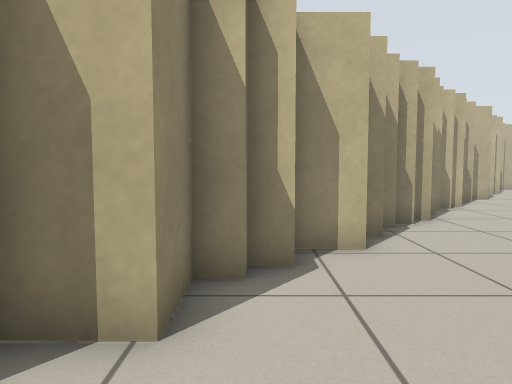
View 1 (above)

16 first-person views from a walk through a robot-simulator world made for Stage. The camera is 0.72 m above the floor, tilts 4° down and sees 70° across. The lines on the ground mark 1 m squares. The floor is counted in squares, 0.5 m on a side. Each view is taken from the middle of a square. On the plan, view 1 faces up. The plan holds only what a view shows up to about 16 squares ahead; the rest is blank. The place goes on beyond the plan. The robots in the file are not drawn.

View 2
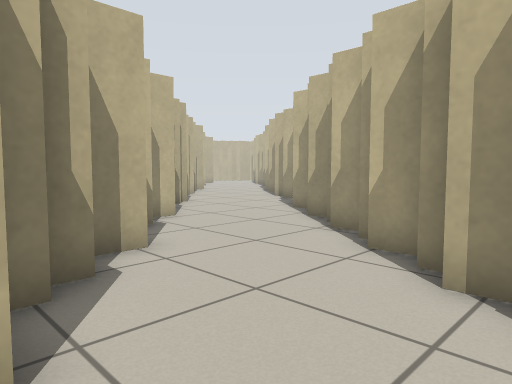

View 3
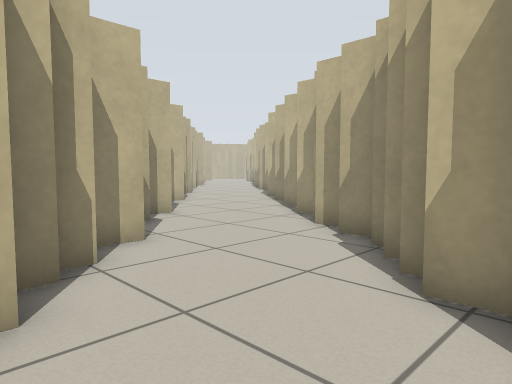

View 4
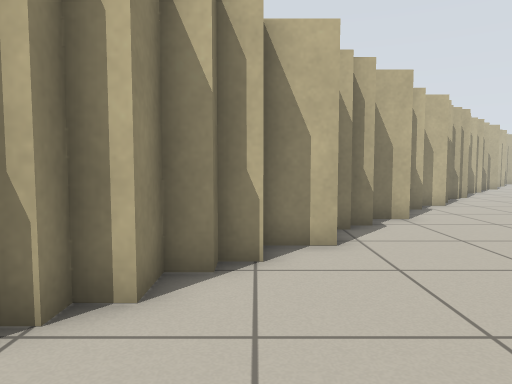

View 5
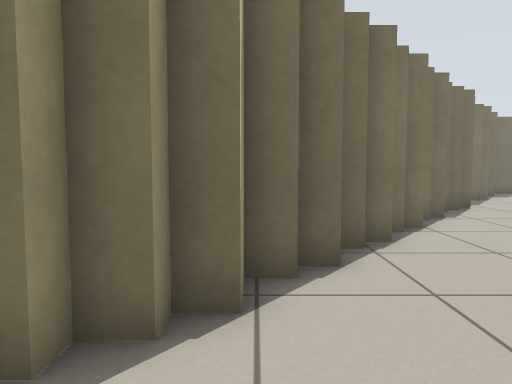

View 6
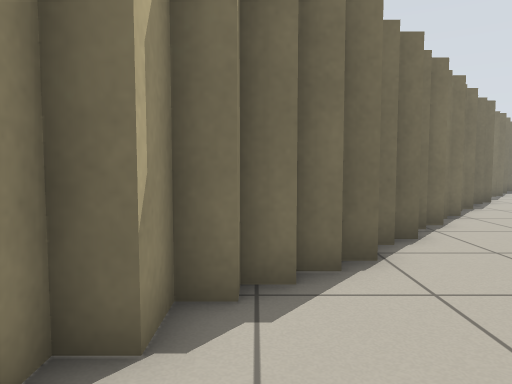

View 7
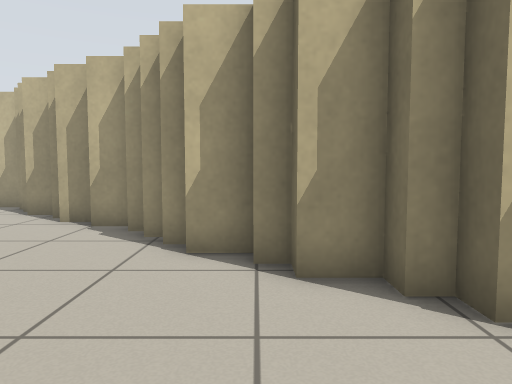

View 8
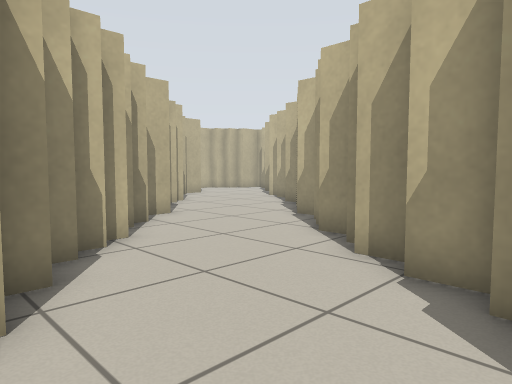

View 9
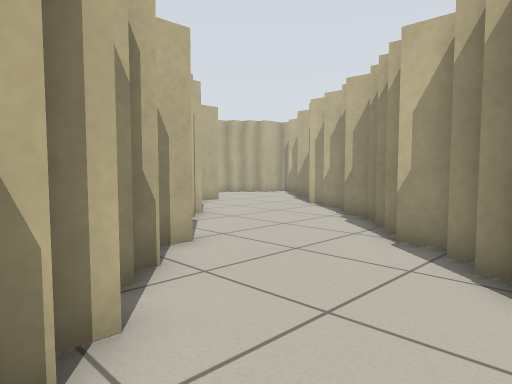

View 10
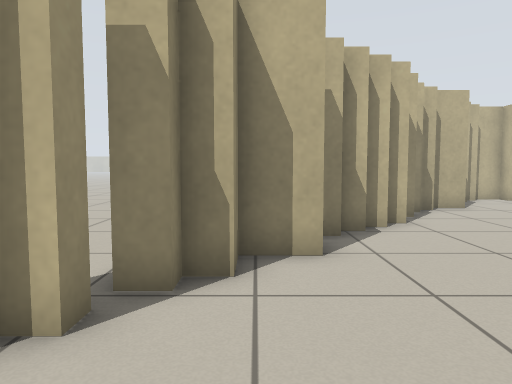

View 11
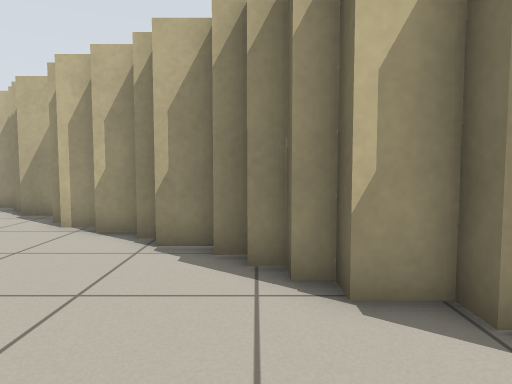

View 12
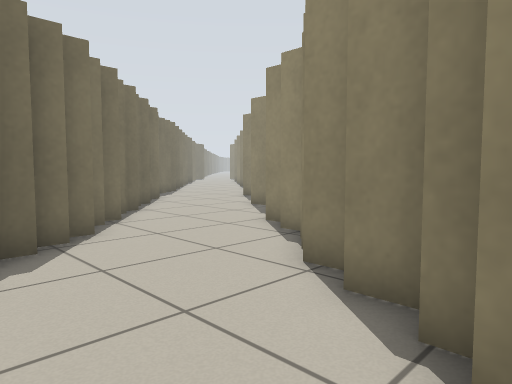

View 13
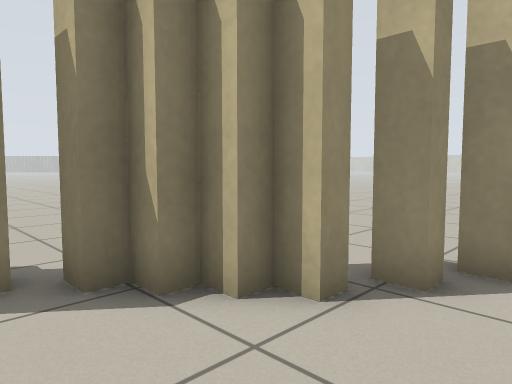

View 14
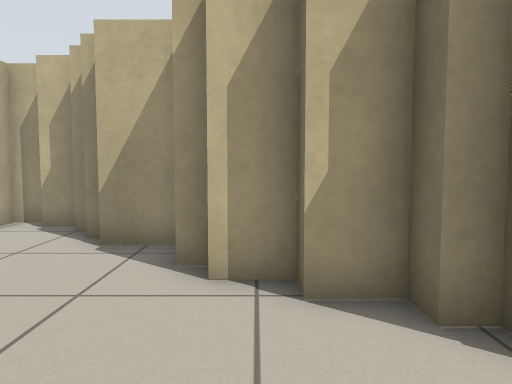

View 15
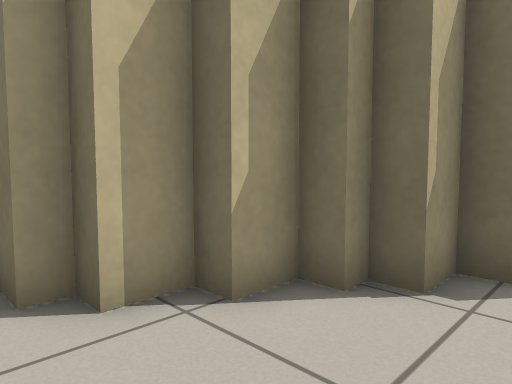

View 16
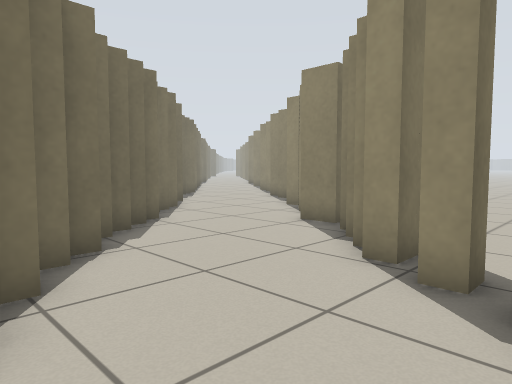

### Floor plan
Key: @ floor where view 1 was taken; # wall or solid block; . floor; T thing the floor can be seen under or through.
Columns run from 7 left of view 1 to 22 right of it. Each row starts with its distance up from view 1.
 22                   ..###.....##
 21      ..    ..    ...TT.....##
 20      ..............TT......#
 19      .........    ##.....###
 18        .. .......##......#
 17              ... #......##
 16              .. ##.....##
 15                T#.....##
 14               TT.....##
 13              #T.....##
 12             ##.....##
 11             #.....##
 10            ##....##
  9           ##....##
  8          ##.....##
  7          #.....##
  6         ##....##
  5       ###....##
  4       #.....##
  3      ##.....#
  2     ##.....##
  1    ##.....##
  0   ##...@.##
 -1  ##.....##
 -2  # .....#
 -3 ##.....##
 -4 #.....##
 -5 ....###
 -6  ...##
 -7 ...##
 -8 ..##
 -9 .##
-10 .#
-11 ##
-12 #

Where each view was taken, in squares from view 1:
view 1: 0 up, 0 right, facing up
view 2: 3 down, 4 left, facing up-right
view 3: 7 down, 7 left, facing up-right
view 4: 7 down, 5 left, facing up
view 5: 2 down, 3 left, facing down
view 6: 0 up, 1 left, facing down
view 7: 4 up, 0 right, facing right
view 8: 6 up, 4 right, facing up-right
view 9: 10 up, 6 right, facing up-right
view 10: 10 up, 9 right, facing up
view 11: 14 up, 9 right, facing right
view 12: 13 up, 9 right, facing down-left
view 13: 16 up, 15 right, facing up-left
view 14: 18 up, 13 right, facing right
view 15: 20 up, 14 right, facing down-right
view 16: 22 up, 18 right, facing down-left
